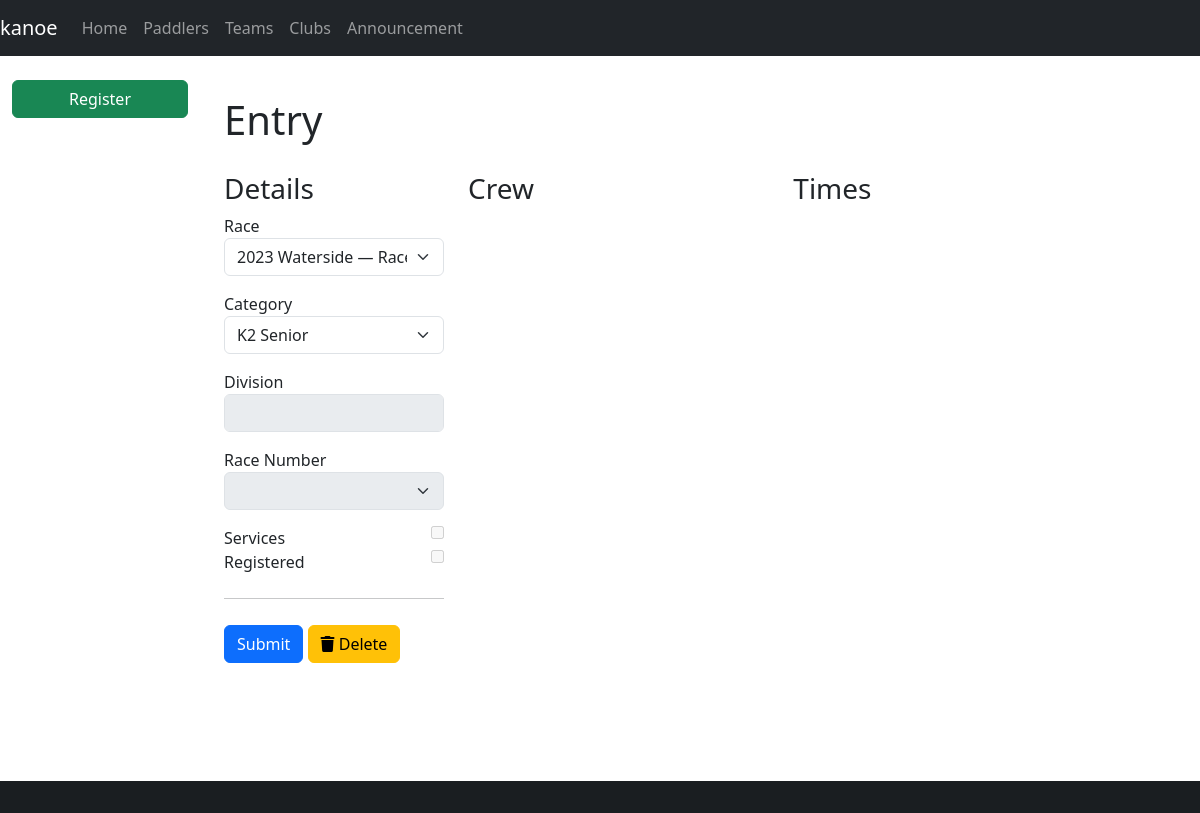
Before: /entry/1364 with the older database file.
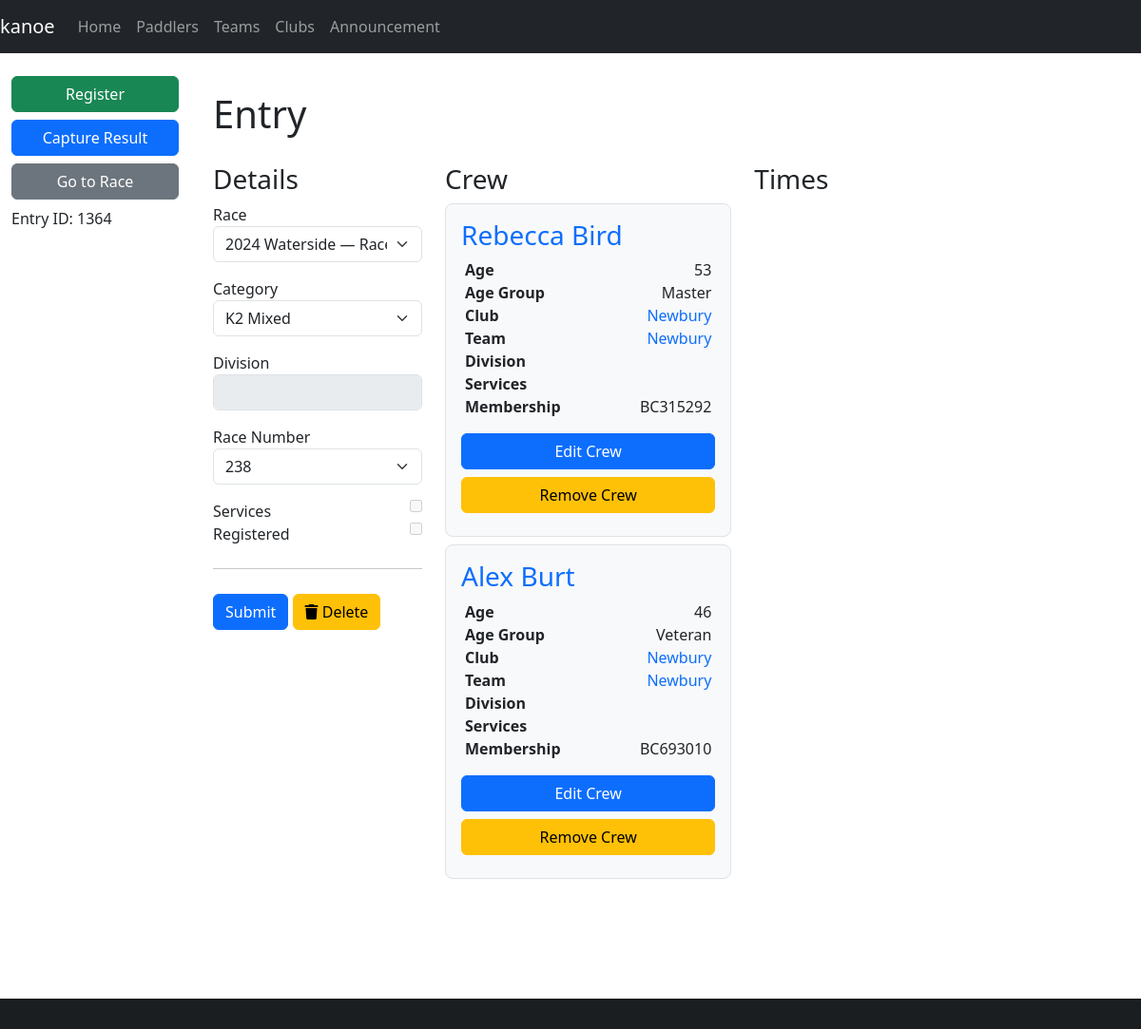
After: the same page with the newer database file.
### database/database/entry.py (models this page shows, shortened)
class Entry(Base):
    __tablename__ = "entry"
    id = Column(Integer, primary_key=True)
    race_id = Column(Integer, ForeignKey(Race.id), index=True)
    category_id = Column(Integer, ForeignKey(Category.id), index=True)
    boat_type = Column(boat_type, index=True)
    entry_number = Column(Integer)
    series_id = Column(Integer, ForeignKey(Series.id), index=True)
    time_start = Column(String)
    time_finish = Column(String)
    time_adjustment = Column(Integer)
    registered = Column(Boolean, default=False, nullable=False)
    retired = Column(Boolean, default=False, nullable=False)
    scratched = Column(Boolean, default=False, nullable=False)
    disqualified = Column(Boolean, default=False, nullable=False)
    note = Column(Text)
    category = relationship(Category, backref="entries", lazy="joined")
    race = relationship(Race, backref="entries", lazy="joined")
    race_number = relationship("Number", secondary="number_entry", uselist=False)
    crews = relationship("Crew", lazy="joined", order_by="Crew.paddler_id")
    @property
    def division(self):
        if self.crews:
            divisions = [crew.paddler.division for crew in self.crews]
            divisions = [division for division in divisions if division is not None]
            if divisions:
                return min(divisions)
        return None
    @property
    def time(self):
        if self.time_start and self.time_finish:
            time_start = datetime.datetime.strptime(self.time_start, "%H:%M:%S")
            time_finish = datetime.datetime.strptime(self.time_finish, "%H:%M:%S")
            return (
                time_finish
                - time_start
                + datetime.timedelta(seconds=(self.time_adjustment or 0))
            )
        else:
            return None
    @property
    def crew_complete(self):
        return len(self.crews) >= self.category.crew_count
    @property
    def services(self):
        services = [crew.services for crew in self.crews]
        return len(services) > 0 and all(services)

### database/database/number.py (models this page shows, shortened)
class Number(Base):
    __tablename__ = "number"
    id = Column(Integer, primary_key=True)
    lost = Column(Boolean)
    def __str__(self):
        return str(self.id)

### database/database/crew.py (models this page shows, shortened)
class Crew(Base):
    __tablename__ = "crew"
    id = Column(Integer, primary_key=True)
    paddler_id = Column(Integer, ForeignKey(Paddler.id), index=True)
    club_id = Column(String(3), ForeignKey(Club.id), index=True)
    entry_id = Column(Integer, ForeignKey(Entry.id), index=True)
    services = Column(Boolean, server_default=expression.false())
    due = Column(Numeric)
    paid = Column(Numeric)
    paddler = relationship(Paddler, backref="crews", lazy="joined")
    club = relationship("Club", backref="crews", lazy="joined")
    entry = relationship(Entry, lazy="joined", overlaps="crews")

### database/database/paddler.py (models this page shows, shortened)
class Paddler(Base):
    __tablename__ = "paddler"
    id = Column(Integer, primary_key=True)
    membership_number = Column(Integer)
    membership_expiry = Column(Date)
    membership_body_id = Column(Integer, ForeignKey(MembershipBody.id))
    division = Column(Integer)
    title = Column(String)
    first = Column(String)
    middle = Column(String)
    last = Column(String)
    gender = Column(String(1))
    suffix = Column(String)
    dob = Column(Date)
    address = Column(String)
    email = Column(String)
    phone = Column(String)
    emergency_name = Column(String)
    emergency_phone = Column(String)
    age_group_id = Column(Integer, ForeignKey(AgeGroup.id), index=True)
    age_group = relationship(AgeGroup, backref="paddlers", lazy="joined")
    membership_body = relationship(MembershipBody, backref="paddlers", lazy="joined")
    teams = relationship("Team", secondary="team_paddler", back_populates="paddlers")
    @hybrid_property
    def name(self):
        return combine_names(self.first, self.middle, self.last)
    @property
    def membership(self):
        membership = self.membership_number
        if membership and self.membership_body:
            membership = self.membership_body.acronym + str(membership)
        return membership
    @property
    def membership_expired(self):
        if self.membership_expiry:
            return self.membership_expiry < date.today()
        else:
            return True
    @property
    def age(self):
        newyear = date(date.today().year, 1, 1)
        age = newyear.year - self.dob.year
        if (self.dob.month, self.dob.day) > (newyear.month, newyear.day):
            age -= 1
        return age
    @property
    def age_group_calculated(self):
        age = self.age
        if not age:
            return None
        elif age < 19:
            return "Junior"
        elif age >= 50:
            return "Master"
        elif age >= 35:
            return "Veteran"
        else:
            return "Senior"

class MembershipBody(Base):
    __tablename__ = "membership_body"
    id = Column(Integer, primary_key=True)
    name = Column(String)
    acronym = Column(String)

### database/database/age_group.py (models this page shows, shortened)
class AgeGroup(Base):
    __tablename__ = "age_group"
    id = Column(Integer, primary_key=True)
    label = Column(String)
    def __str__(self):
        return self.label

### database/database/club.py (models this page shows, shortened)
class Club(Base):
    __tablename__ = "club"
    id = Column(Integer, primary_key=True)
    name = Column(String)
    code_regex = Column(String())
    services = Column(Boolean, server_default=expression.false())
    def __str__(self):
        return f"{self.name}"

### database/database/team.py (models this page shows, shortened)
class Team(Base):
    __tablename__ = "team"
    __table_args__ = (
        UniqueConstraint("name", "series_id", name="uq_team_name_series"),
    )
    id = Column(Integer, primary_key=True)
    name = Column(String)
    team_type_id = Column(Integer, ForeignKey(TeamType.id), nullable=False)
    series_id = Column(Integer, ForeignKey(Series.id), index=True, nullable=False)
    type = relationship(TeamType, backref="teams")
    series = relationship(Series, backref="teams", lazy="joined")
    paddlers = relationship("Paddler", secondary="team_paddler", back_populates="teams")
    def __str__(self):
        return self.name

### paddle/views/entry.py (the view, shortened to what this page needs)
@blueprint.route("/entry/<entry_id>", methods=("GET", "POST"))
@blueprint.route("/entry/", defaults={"entry_id": None}, methods=("GET", "POST"))
@login_required
def entry(entry_id):
    entry = session.get(db.Entry, entry_id)
    race_id = request.args.get("race_id")
    races = session.query(db.Race)
    if race_id:
        races = races.filter(db.Race.id == race_id)
    races = races.all()
    if entry:
        race_id = entry.race_id
    ranges = (
        session.query(
            db.RaceNumber.category_id,
            db.RaceNumber.min_number_id,
            db.RaceNumber.max_number_id,
        )
        .filter(db.RaceNumber.race_id == race_id)
        .subquery()
    )
    categories = (
        session.query(db.Category, ranges.c.min_number_id, ranges.c.max_number_id)
        .outerjoin(ranges, ranges.c.category_id == db.Category.id)
        .all()
    )
    for category, min_number, max_number in categories:
        category.min_number = min_number if min_number else None
        category.max_number = max_number if max_number else None
    categories = [category for category, _, _ in categories]
    if entry:
        taken = (
            session.query(db.NumberEntry.number_id)
            .join(db.Entry, db.NumberEntry.entry_id == db.Entry.id)
            .filter(db.Entry.race_id == entry.race_id)
            .subquery()
        )
        numbers = (
            session.query(db.Number.id)
            .join(taken, db.Number.id == taken.c.number_id, isouter=True)
            .filter(
                (db.Number.lost == False) | (db.Number.lost == None)  # noqa: E711, E712
            )
            .order_by(db.Number.id)
        )
        if entry.race_number:
            numbers = numbers.filter(
                (taken.c.number_id == entry.race_number.id)
                | (taken.c.number_id == None)  # noqa: E711
            )
        else:
            numbers = numbers.filter((taken.c.number_id == None))  # noqa: E711
        numbers = [r.id for r in numbers]
    else:
        numbers = []
    return render_template(
        "entry.j2",
        entry=entry,
        categories=categories,
        races=races,
        numbers=numbers,
    )

### paddle/templates/entry.j2 (shortened to what this page needs)
{% extends "base-fluid.j2" %}
{% from "macros.j2" import find_value, button_delete %}
{% block content %}
<h1>Entry</h1>
<div class="row">
  <div class="col-md-3">
    <h3>Details</h3>
    <form method="post">
      <div>
        <div class="mb-3">
          <label for="race">Race</label>
          <select class="form-select" class="form-control" id="race_id" name="race_id">
            {% for race in races %}
            <option value="{{ race.id }}" {% if entry.race==race %} selected{% endif %}>{{ race }}</option>
            {% endfor %}
          </select>
        </div>
        <div class="mb-3">
          <label for="race">Category</label>
          <select class="form-select" class="form-control" id="category_id" name="category_id">
            {% for category in categories %}
            <option value="{{ category.id }}" {% if (entry.category==category) %} selected{% endif %}>{{ category }}
            </option>
            {% endfor %}
          </select>
        </div>
        <div class="mb-3">
          <label for="division">Division</label>
          <input type="number" class="form-control" disabled
            value="{{ find_value(request.form['division'], entry.division) }}">
        </div>
        <div class="mb-3">
          <label>Race Number</label>
          <select class="form-select" class="form-control" id="race_number" name="race_number" {% if not numbers %}
            disabled{% endif %}>
            <option value=""></option>
            {% for number in numbers %}
            <option {% if number==entry.race_number.id %} selected{% endif %}>{{ number }}</option>
            {% endfor %}
          </select>
        </div>
        <div>
          <label for="services">Services</label>
          <input type="checkbox" disabled{% if entry.services %} checked{% endif %} style="float: right;">
        </div>
        <div>
          <label for="registered">Registered</label>
          <input type="checkbox" disabled{% if entry.registered %} checked{% endif %} style="float: right;">
        </div>
      </div>
      <hr class="my-4">
      <button type="submit" class="btn btn-primary">Submit</button>
      {{ button_delete() }}
    </form>
  </div>
  <div class="col-md-4">
    <h3>Crew</h3>
    {% for crew in entry.crews %}
    <div class="crew h-30 p-3 mb-2 bg-light border rounded-3">
      <div>
        <h3><a href="{{ url_for('kanoe.paddler', paddler_id=crew.paddler.id) }}">{{ crew.paddler.name }}</a></h3>
        <table class="table table-sm table-borderless">
          <tr>
            <th>Age</th>
            <td style="text-align: right;">{{ crew.paddler.age }}</td>
          </tr>
          <tr>
            <th>Age Group</th>
            <td style="text-align: right;" class="{% if not crew.paddler.age_group or crew.paddler.age_group|string != crew.paddler.age_group_calculated %}bg-danger{% endif %}">
            {% if crew.paddler.age_group %}{{ crew.paddler.age_group }}{% endif %}
            </td>
          </tr>
          <tr>
            <th>Club</th>
            <td style="text-align: right;">
              <a href="{{ url_for('kanoe.club', club_id=crew.club.id) }}">{% if crew.club %}{{ crew.club }}{% endif
                %}</a>
            </td>
          </tr>
          <tr>
            <th>Team</th>
            <td style="text-align: right;">
            {% for team in crew.paddler.teams %}
              {% if entry.race.series_id == team.series_id %}
              <a href="{{ url_for('kanoe.team', team_id=team.id) }}">
                {{ team }}
              </a>
              {% endif %}
            {% endfor %}
            </td>
          </tr>
          <tr>
            <th>Division</th>
            <td style="text-align: right;">{{ crew.paddler.division or "" }}</td>
          </tr>
          <tr>
            <th>Services</th>
            <td style="text-align: right;" class="services">
            </td>
          </tr>
          <tr>
            <th>Membership</th>
            <td style="text-align: right;" class="{% if crew.paddler.membership_expired %}bg-danger{% endif %}">
              <span>{% if crew.paddler.membership %}{{ crew.paddler.membership }}{% endif %}</span>
            </td>
          </tr>
        </table>
      </div>
      <div>
        <ul class="nav flex-column">
          <li class="nav-item d-grid mb-2">
            <a href="{{ url_for('kanoe.crew', crew_id=crew.id) }}" class="btn btn-primary">Edit Crew</a>
          </li>
          <li class="nav-item d-grid mb-2">
            <a href="{{ url_for('kanoe.crew_delete', crew_id=crew.id) }}" class="btn btn-warning">Remove Crew</a>
          </li>
        </ul>
      </div>
    </div>
    {% endfor %}
  </div>
  <div class="col-md-4">
    <h3>Times</h3>
  </div>
</div>
{% endblock %}
{% block sidebar %}
{% include 'sidebar-entry.j2' %}
{% endblock %}

### paddle/templates/sidebar-entry.j2
<ul class="nav flex-column">
    {% if not entry.registered %}
    <li class="nav-item d-grid mb-2">
        <a id="register" href="{{ url_for('kanoe.entry_register', entry_id=entry.id) }}" class="btn btn-success">Register</a>
    </li>
    {% endif %}
    {% if entry.race %}
    <li class="nav-item d-grid mb-2">
        <a href="{{ url_for('kanoe.race_results_capture', race_id=entry.race.id, race_number=entry.race_number) }}" class="btn btn-primary">Capture
            Result</a>
    </li>
    <li class="nav-item d-grid mb-2">
        <a href="{{ url_for('kanoe.race', race_id=entry.race.id) }}" class="btn btn-secondary">Go to Race</a>
    </li>
    {% endif %}
</ul>
{% if entry.id %}
<p>Entry ID: {{ entry.id }}</p>
{% endif %}

Changed rows visible on the page:
added Entry: id "1364"
now on this page (row unchanged): Number: race_number "238"
added Crew: paddler.name "Rebecca Bird", paddler.age "53", paddler.age_group "Master", club "Newbury", paddler.membership "BC315292"
now on this page (row unchanged): Team: name "Newbury"
added Crew: paddler.name "Alex Burt", paddler.age "46", paddler.age_group "Veteran", club "Newbury", paddler.membership "BC693010"
Other visible differences:
form field race_id: "2023 Waterside — Race A (2023-02-12)" → "2024 Waterside — Race C (2024-03-03)"
form field category_id: "K2 Senior" → "K2 Mixed"
form field services: "☐" → (not shown)
form field registered: "☐" → (not shown)
text now shown: "Capture Result Go to Race Entry ID:"
